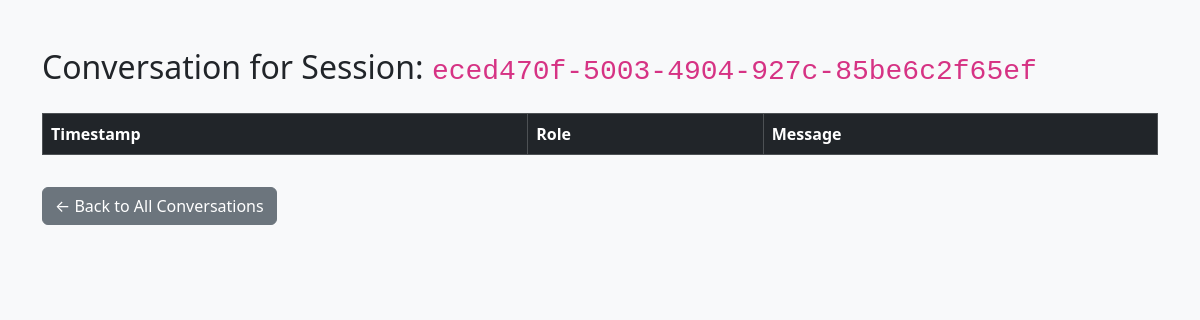
The page /admin/conversations/eced470f-5003-4904-927c-85be6c2f65ef (signed in) on the database as committed earlier.
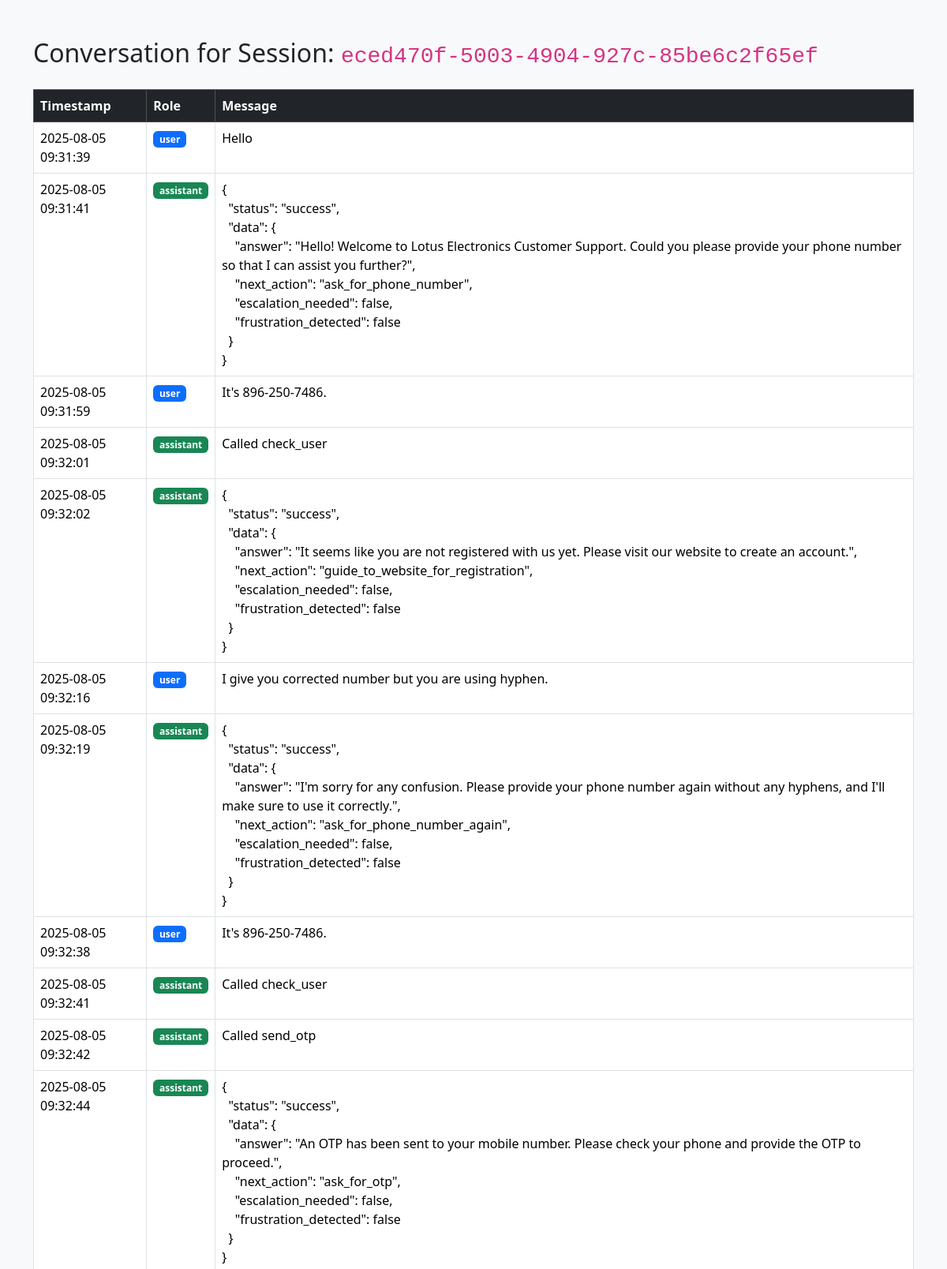
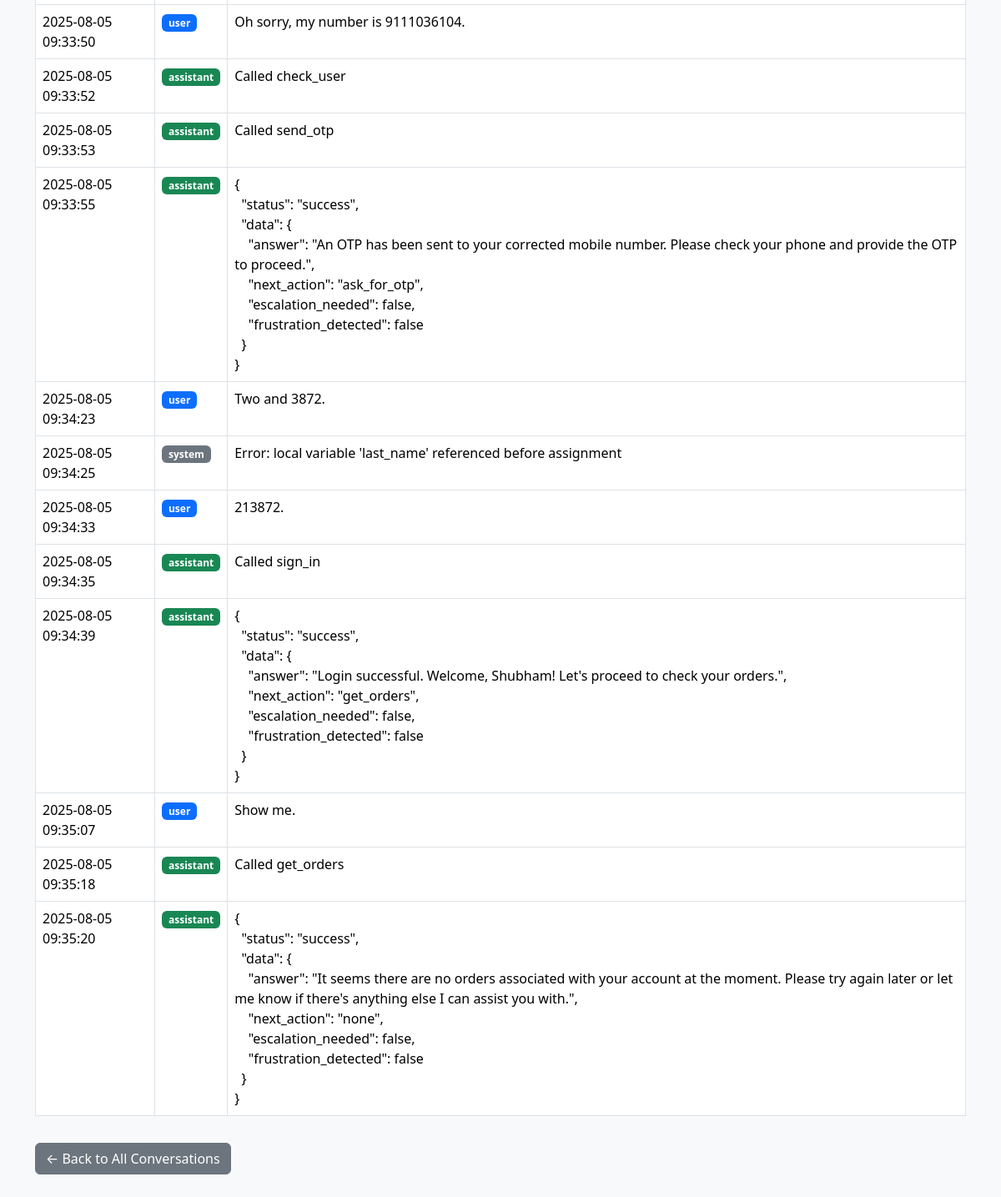
The same page on the database as committed later (2 pictures, top to bottom).
### tables this page shows
CREATE TABLE history (
            id INTEGER PRIMARY KEY AUTOINCREMENT,
            session_id TEXT NOT NULL,
            role TEXT NOT NULL,
            content TEXT NOT NULL,
            tool_name TEXT,
            tool_args TEXT,
            tool_response TEXT,
            timestamp TIMESTAMP DEFAULT CURRENT_TIMESTAMP,
            message_index INTEGER,
            FOREIGN KEY (session_id) REFERENCES session(session_id)
        );

### app.py (the view)
@app.get("/admin/conversations/{session_id}")
async def view_conversation(request: Request, session_id: str):
    if not request.session.get("admin_logged_in"):
        return RedirectResponse(url="/admin", status_code=303)
    conn = sqlite3.connect("chat_history.db")
    conn.row_factory = sqlite3.Row
    c = conn.cursor()
    c.execute("""
        SELECT role, content, timestamp FROM history
        WHERE session_id = ?
        ORDER BY timestamp ASC
    """, (session_id,))
    messages = c.fetchall()
    conn.close()
    return templates.TemplateResponse("admin_view_conversation.html", {
        "request": request,
        "session_id": session_id,
        "messages": messages
    })

### templates/admin_view_conversation.html (shortened to what this page needs)
<!DOCTYPE html>
<html lang="en">
<head>
    <link href="https://cdn.jsdelivr.net/npm/bootstrap@5.3.3/dist/css/bootstrap.min.css" rel="stylesheet">
</head>
<body class="bg-light">
    <div class="container py-5">
        <h2 class="mb-4">Conversation for Session: <code>{{ session_id }}</code></h2>
        <table class="table table-bordered table-hover bg-white">
            <thead class="table-dark">
                <tr>
                    <th scope="col">Timestamp</th>
                    <th scope="col">Role</th>
                    <th scope="col">Message</th>
                </tr>
            </thead>
            <tbody>
                {% for msg in messages %}
                <tr>
                    <td>{{ msg.timestamp }}</td>
                    <td><span class="badge {% if msg.role == 'user' %}bg-primary{% elif msg.role == 'assistant' %}bg-success{% else %}bg-secondary{% endif %}">{{ msg.role }}</span></td>
                    <td style="white-space: pre-wrap;">{{ msg.content }}</td>
                </tr>
                {% endfor %}
            </tbody>
        </table>
        <a href="/admin/conversations" class="btn btn-secondary mt-3">← Back to All Conversations</a>
    </div>
</body>
</html>

Rows that differ between the two databases and show on the page:
added history: timestamp "2025-08-05 09:31:39", role "user", content "Hello"
added history: timestamp "2025-08-05 09:31:41", role "assistant", content "{ \"status\": \"success\", \"data\": { \"answer\": \"Hello! Welcome to Lotus Electronics Customer Support. Could you please provide your phone number so that I can assist you further?\", \"next_action\": \"ask_for_phone_number\", \"escalation_needed\": false, \"frustration_detected\": false } }"
added history: timestamp "2025-08-05 09:31:59", role "user", content "It's 896-250-7486."
added history: timestamp "2025-08-05 09:32:01", role "assistant", content "Called check_user"
added history: timestamp "2025-08-05 09:32:02", role "assistant", content "{ \"status\": \"success\", \"data\": { \"answer\": \"It seems like you are not registered with us yet. Please visit our website to create an account.\", \"next_action\": \"guide_to_website_for_registration\", \"escalation_needed\": false, \"frustration_detected\": false } }"
added history: timestamp "2025-08-05 09:32:16", role "user", content "I give you corrected number but you are using hyphen."
added history: timestamp "2025-08-05 09:32:19", role "assistant", content "{ \"status\": \"success\", \"data\": { \"answer\": \"I'm sorry for any confusion. Please provide your phone number again without any hyphens, and I'll make sure to use it correctly.\", \"next_action\": \"ask_for_phone_number_again\", \"escalation_needed\": false, \"frustration_detected\": false } }"
added history: timestamp "2025-08-05 09:32:38", role "user", content "It's 896-250-7486."
added history: timestamp "2025-08-05 09:32:41", role "assistant", content "Called check_user"
added history: timestamp "2025-08-05 09:32:42", role "assistant", content "Called send_otp"
added history: timestamp "2025-08-05 09:32:44", role "assistant", content "{ \"status\": \"success\", \"data\": { \"answer\": \"An OTP has been sent to your mobile number. Please check your phone and provide the OTP to proceed.\", \"next_action\": \"ask_for_otp\", \"escalation_needed\": false, \"frustration_detected\": false } }"
added history: timestamp "2025-08-05 09:33:50", role "user", content "Oh sorry, my number is 9111036104."
added history: timestamp "2025-08-05 09:33:52", role "assistant", content "Called check_user"
added history: timestamp "2025-08-05 09:33:53", role "assistant", content "Called send_otp"
added history: timestamp "2025-08-05 09:33:55", role "assistant", content "{ \"status\": \"success\", \"data\": { \"answer\": \"An OTP has been sent to your corrected mobile number. Please check your phone and provide the OTP to proceed.\", \"next_action\": \"ask_for_otp\", \"escalation_needed\": false, \"frustration_detected\": false } }"
added history: timestamp "2025-08-05 09:34:23", role "user", content "Two and 3872."
added history: timestamp "2025-08-05 09:34:25", role "system", content "Error: local variable 'last_name' referenced before assignment"
added history: timestamp "2025-08-05 09:34:33", role "user", content "213872."
added history: timestamp "2025-08-05 09:34:35", role "assistant", content "Called sign_in"
added history: timestamp "2025-08-05 09:34:39", role "assistant", content "{ \"status\": \"success\", \"data\": { \"answer\": \"Login successful. Welcome, Shubham! Let's proceed to check your orders.\", \"next_action\": \"get_orders\", \"escalation_needed\": false, \"frustration_detected\": false } }"
added history: timestamp "2025-08-05 09:35:07", role "user", content "Show me."
added history: timestamp "2025-08-05 09:35:18", role "assistant", content "Called get_orders"
added history: timestamp "2025-08-05 09:35:20", role "assistant", content "{ \"status\": \"success\", \"data\": { \"answer\": \"It seems there are no orders associated with your account at the moment. Please try again later or let me know if there's anything else I can assist you with.\", \"next_action\": \"none\", \"escalation_needed\": false, \"frustration_detected\": false } }"
